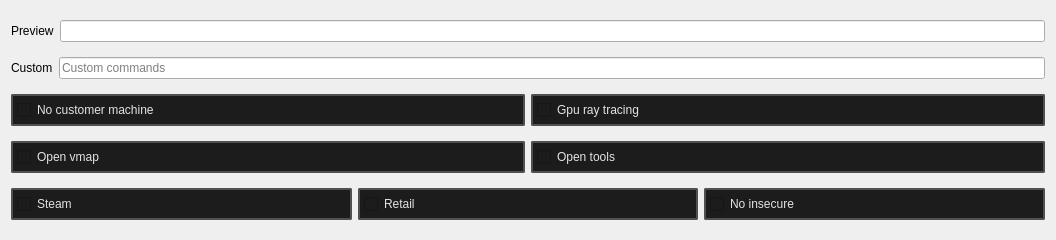
<?xml version="1.0" encoding="UTF-8"?>
<ui version="4.0">
 <class>preferences_dialog</class>
 <widget class="QDialog" name="preferences_dialog">
  <property name="geometry">
   <rect>
    <x>0</x>
    <y>0</y>
    <width>1056</width>
    <height>240</height>
   </rect>
  </property>
  <property name="minimumSize">
   <size>
    <width>600</width>
    <height>240</height>
   </size>
  </property>
  <property name="maximumSize">
   <size>
    <width>1300</width>
    <height>240</height>
   </size>
  </property>
  <property name="windowTitle">
   <string>Lanuch options</string>
  </property>
  <property name="windowIcon">
   <iconset resource="../resources.qrc">
    <normaloff>:/icons/settings_16dp_9D9D9D_FILL0_wght400_GRAD0_opsz20.svg</normaloff>:/icons/settings_16dp_9D9D9D_FILL0_wght400_GRAD0_opsz20.svg</iconset>
  </property>
  <property name="modal">
   <bool>false</bool>
  </property>
  <layout class="QVBoxLayout" name="verticalLayout">
   <item>
    <layout class="QHBoxLayout" name="horizontalLayout">
     <item>
      <widget class="QLabel" name="label">
       <property name="text">
        <string>Preview</string>
       </property>
      </widget>
     </item>
     <item>
      <widget class="QLineEdit" name="lineEdit_preview">
       <property name="readOnly">
        <bool>true</bool>
       </property>
      </widget>
     </item>
    </layout>
   </item>
   <item>
    <layout class="QHBoxLayout" name="horizontalLayout_2">
     <item>
      <widget class="QLabel" name="label_2">
       <property name="text">
        <string>Custom</string>
       </property>
      </widget>
     </item>
     <item>
      <widget class="QLineEdit" name="lineEdit_custom">
       <property name="text">
        <string/>
       </property>
       <property name="placeholderText">
        <string>Custom commands</string>
       </property>
      </widget>
     </item>
    </layout>
   </item>
   <item>
    <layout class="QHBoxLayout" name="horizontalLayout_3">
     <item>
      <widget class="QCheckBox" name="checkBox_nocustomer_machine">
       <property name="minimumSize">
        <size>
         <width>96</width>
         <height>32</height>
        </size>
       </property>
       <property name="layoutDirection">
        <enum>Qt::LayoutDirection::LeftToRight</enum>
       </property>
       <property name="styleSheet">
        <string notr="true">
    /* QPushButton default and hover styles */
    QCheckBox {

        font: 580 10pt &quot;Segoe UI&quot;;

        border: 2px solid black;
        border-radius: 2px;
        border-color: rgba(80, 80, 80, 255);
        height:22px;
        padding-top: 2px;
        padding-bottom:2px;
        padding-left: 4px;
        padding-right: 4px;
        color: #E3E3E3;
        background-color: #1C1C1C;
    }
    QCheckBox:hover {
        background-color: #414956;
        color: white;
    }
    QCheckBox:pressed {

    }</string>
       </property>
       <property name="text">
        <string>No customer machine</string>
       </property>
       <property name="tristate">
        <bool>false</bool>
       </property>
      </widget>
     </item>
     <item>
      <widget class="QCheckBox" name="checkBox_gpuraytracing">
       <property name="minimumSize">
        <size>
         <width>96</width>
         <height>32</height>
        </size>
       </property>
       <property name="layoutDirection">
        <enum>Qt::LayoutDirection::LeftToRight</enum>
       </property>
       <property name="styleSheet">
        <string notr="true">
    /* QPushButton default and hover styles */
    QCheckBox {

        font: 580 10pt &quot;Segoe UI&quot;;

        border: 2px solid black;
        border-radius: 2px;
        border-color: rgba(80, 80, 80, 255);
        height:22px;
        padding-top: 2px;
        padding-bottom:2px;
        padding-left: 4px;
        padding-right: 4px;
        color: #E3E3E3;
        background-color: #1C1C1C;
    }
    QCheckBox:hover {
        background-color: #414956;
        color: white;
    }
    QCheckBox:pressed {

    }</string>
       </property>
       <property name="text">
        <string>Gpu ray tracing</string>
       </property>
       <property name="tristate">
        <bool>false</bool>
       </property>
      </widget>
     </item>
    </layout>
   </item>
   <item>
    <layout class="QHBoxLayout" name="horizontalLayout_4">
     <item>
      <widget class="QCheckBox" name="checkBox_open_vmap">
       <property name="minimumSize">
        <size>
         <width>96</width>
         <height>32</height>
        </size>
       </property>
       <property name="layoutDirection">
        <enum>Qt::LayoutDirection::LeftToRight</enum>
       </property>
       <property name="styleSheet">
        <string notr="true">
    /* QPushButton default and hover styles */
    QCheckBox {

        font: 580 10pt &quot;Segoe UI&quot;;

        border: 2px solid black;
        border-radius: 2px;
        border-color: rgba(80, 80, 80, 255);
        height:22px;
        padding-top: 2px;
        padding-bottom:2px;
        padding-left: 4px;
        padding-right: 4px;
        color: #E3E3E3;
        background-color: #1C1C1C;
    }
    QCheckBox:hover {
        background-color: #414956;
        color: white;
    }
    QCheckBox:pressed {

    }</string>
       </property>
       <property name="text">
        <string>Open vmap</string>
       </property>
       <property name="tristate">
        <bool>false</bool>
       </property>
      </widget>
     </item>
     <item>
      <widget class="QCheckBox" name="checkBox_open_tools">
       <property name="minimumSize">
        <size>
         <width>96</width>
         <height>32</height>
        </size>
       </property>
       <property name="layoutDirection">
        <enum>Qt::LayoutDirection::LeftToRight</enum>
       </property>
       <property name="styleSheet">
        <string notr="true">
    /* QPushButton default and hover styles */
    QCheckBox {

        font: 580 10pt &quot;Segoe UI&quot;;

        border: 2px solid black;
        border-radius: 2px;
        border-color: rgba(80, 80, 80, 255);
        height:22px;
        padding-top: 2px;
        padding-bottom:2px;
        padding-left: 4px;
        padding-right: 4px;
        color: #E3E3E3;
        background-color: #1C1C1C;
    }
    QCheckBox:hover {
        background-color: #414956;
        color: white;
    }
    QCheckBox:pressed {

    }</string>
       </property>
       <property name="text">
        <string>Open tools</string>
       </property>
       <property name="tristate">
        <bool>false</bool>
       </property>
      </widget>
     </item>
    </layout>
   </item>
   <item>
    <layout class="QHBoxLayout" name="horizontalLayout_5">
     <item>
      <widget class="QCheckBox" name="checkBox_steam">
       <property name="minimumSize">
        <size>
         <width>96</width>
         <height>32</height>
        </size>
       </property>
       <property name="layoutDirection">
        <enum>Qt::LayoutDirection::LeftToRight</enum>
       </property>
       <property name="styleSheet">
        <string notr="true">
    /* QPushButton default and hover styles */
    QCheckBox {

        font: 580 10pt &quot;Segoe UI&quot;;

        border: 2px solid black;
        border-radius: 2px;
        border-color: rgba(80, 80, 80, 255);
        height:22px;
        padding-top: 2px;
        padding-bottom:2px;
        padding-left: 4px;
        padding-right: 4px;
        color: #E3E3E3;
        background-color: #1C1C1C;
    }
    QCheckBox:hover {
        background-color: #414956;
        color: white;
    }
    QCheckBox:pressed {

    }</string>
       </property>
       <property name="text">
        <string>Steam</string>
       </property>
       <property name="tristate">
        <bool>false</bool>
       </property>
      </widget>
     </item>
     <item>
      <widget class="QCheckBox" name="checkBox_show_retail">
       <property name="minimumSize">
        <size>
         <width>96</width>
         <height>32</height>
        </size>
       </property>
       <property name="layoutDirection">
        <enum>Qt::LayoutDirection::LeftToRight</enum>
       </property>
       <property name="styleSheet">
        <string notr="true">
    /* QPushButton default and hover styles */
    QCheckBox {

        font: 580 10pt &quot;Segoe UI&quot;;

        border: 2px solid black;
        border-radius: 2px;
        border-color: rgba(80, 80, 80, 255);
        height:22px;
        padding-top: 2px;
        padding-bottom:2px;
        padding-left: 4px;
        padding-right: 4px;
        color: #E3E3E3;
        background-color: #1C1C1C;
    }
    QCheckBox:hover {
        background-color: #414956;
        color: white;
    }
    QCheckBox:pressed {

    }</string>
       </property>
       <property name="text">
        <string>Retail</string>
       </property>
       <property name="tristate">
        <bool>false</bool>
       </property>
      </widget>
     </item>
     <item>
      <widget class="QCheckBox" name="checkBox_no_insecure">
       <property name="minimumSize">
        <size>
         <width>96</width>
         <height>32</height>
        </size>
       </property>
       <property name="layoutDirection">
        <enum>Qt::LayoutDirection::LeftToRight</enum>
       </property>
       <property name="styleSheet">
        <string notr="true">
    /* QPushButton default and hover styles */
    QCheckBox {

        font: 580 10pt &quot;Segoe UI&quot;;

        border: 2px solid black;
        border-radius: 2px;
        border-color: rgba(80, 80, 80, 255);
        height:22px;
        padding-top: 2px;
        padding-bottom:2px;
        padding-left: 4px;
        padding-right: 4px;
        color: #E3E3E3;
        background-color: #1C1C1C;
    }
    QCheckBox:hover {
        background-color: #414956;
        color: white;
    }
    QCheckBox:pressed {

    }</string>
       </property>
       <property name="text">
        <string>No insecure</string>
       </property>
       <property name="tristate">
        <bool>false</bool>
       </property>
      </widget>
     </item>
    </layout>
   </item>
  </layout>
 </widget>
 <resources>
  <include location="../resources.qrc"/>
 </resources>
 <connections/>
</ui>
